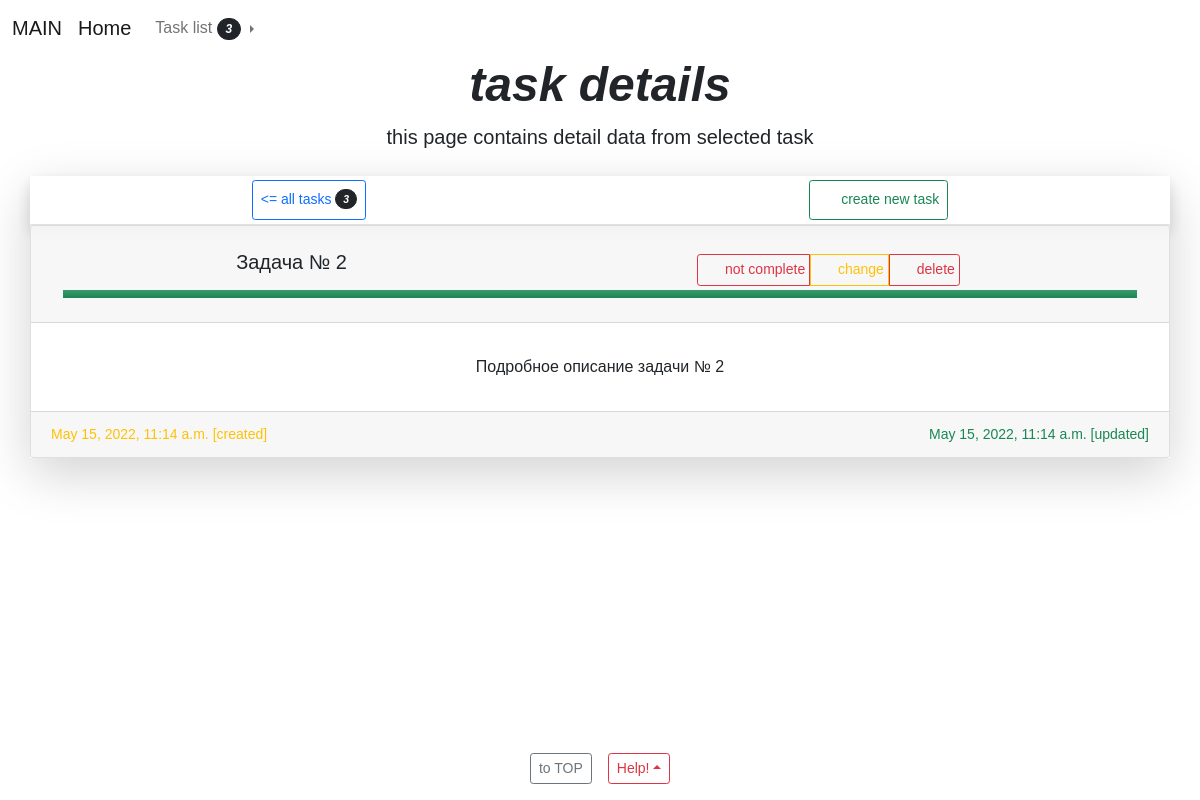
The page /task/3/ on the database its author committed.
### app_django/models.py (models this page shows, shortened)
class Task(models.Model):
    title = models.CharField(
        db_column='title_db_column',
        db_index=True,
        db_tablespace='title_db_tablespace',
        error_messages=False,
        primary_key=False,
        validators=[MinLengthValidator(0), MaxLengthValidator(300), ],
        unique=False,
        editable=True,
        blank=True,
        null=True,
        default='',
        verbose_name='Заголовок',
        help_text='<small class="text-muted">CharField [0, 300]</small><hr><br>',
        max_length=300,
    )
    description = models.TextField(
        db_column='description_db_column',
        db_index=True,
        db_tablespace='description_db_tablespace',
        error_messages=False,
        primary_key=False,
        validators=[MinLengthValidator(0), MaxLengthValidator(3000), ],
        unique=False,
        editable=True,
        blank=True,
        null=True,
        default="",
        verbose_name='Описание',
        help_text='<small class="text-muted">TextField [0, 3000]</small><hr><br>',
        max_length=3000,
    )
    is_completed = models.BooleanField(
        db_column='is_completed_db_column',
        db_index=True,
        db_tablespace='is_completed_db_tablespace',
        error_messages=False,
        primary_key=False,
        unique=False,
        editable=True,
        blank=True,
        null=False,
        default=False,
        verbose_name='Статус выполнения',
        help_text='<small class="text-muted">BooleanField</small><hr><br>',
    )
    created = models.DateTimeField(
        db_column='created_db_column',
        db_index=True,
        db_tablespace='created_db_tablespace',
        error_messages=False,
        primary_key=False,
        unique=False,
        editable=True,
        blank=True,
        null=True,
        default=timezone.now,
        verbose_name='Дата и время создания',
        help_text='<small class="text-muted">DateTimeField</small><hr><br>',
        auto_now=False,
        auto_now_add=False,
    )
    updated = models.DateTimeField(
        db_column='updated_db_column',
        db_index=True,
        db_tablespace='updated_db_tablespace',
        error_messages=False,
        primary_key=False,
        unique=False,
        editable=True,
        blank=True,
        null=True,
        default=timezone.now,
        verbose_name='Дата и время обновления',
        help_text='<small class="text-muted">DateTimeField</small><hr><br>',
        auto_now=False,
        auto_now_add=False,
    )
    class Meta:
        app_label = 'app_django'
        ordering = ('-updated',)
        verbose_name = 'Task'
        verbose_name_plural = 'Tasks'
        db_table = 'task_task_list_model_table'

### app_django/views.py (the view)
# urls.py: path('task/<int:task_id>/', views.read, name='read'),
def read(request, task_id=None):
    task = models.Task.objects.get(id=task_id)
    context = {
        "task": task
    }
    return render(request, 'app_task_list/pages/task_detail.html', context)

### app_django/context_processors.py (called while the page is built)
def task_count(request):
    try:
        count = models.Task.objects.all().count()
    except Exception as error:
        count = 0
        print(f"context_processors.py task_count {error}")
    return dict(task_count=count)

### app_django/templatetags/app_django_extras.py (called while the page is built)
@register.simple_tag(takes_context=True)
def text_upper_case(context, text: str):
    try:
        return str(text).upper()
    except Exception as error:
        print("error simple_tag text_upper_case: ", error)
        return ""

@register.simple_tag(takes_context=True)
def access_tag(context, slug: str):
    try:
        return True
    except Exception as error:
        print("error simple_tag access_tag: ", error)
        return True

### app_django/templates/app_task_list/pages/task_detail.html (shortened to what this page needs)
{% extends "components/base.html" %}
{% load app_django_extras %}
{% load static %}
{% block navbar %}
    {% include 'components/navbar.html' %}
{% endblock navbar %}
{% block header %}task details{% endblock header %}
{% block description %}this page contains detail data from selected task{% endblock description %}
{% block main %}
<div class="container shadow-lg m-0 p-0">
    <div class="shadow border-bottom m-0 p-0">
        <div class="d-flex justify-content-around">
            <a class="text-decoration-none lead btn btn-sm btn-outline-primary m-1 p-2" href="{% url 'app_name_task_list:read_list' %}">
                <= all tasks <i class="btn btn-sm btn-dark bg-opacity-50 badge rounded-pill">{{ task_count }}</i>
            </a>
            <a class="text-decoration-none btn btn-sm btn-outline-success m-1 p-2" href="{% url 'app_name_task_list:create' %}">
                <i class="fa-solid fa-circle-plus m-0 p-1"></i>
                create new task
            </a>
        </div>
    </div>
    <div class="row row-cols-1 row-cols-md-1 row-cols-lg-1">
        <div class="col">
            <div class="card custom-background-transparent-middle">
                <div class="card-header">
                    <div class="m-0 p-3">
                        <div class="d-flex justify-content-around">
                            <h5>{{task.title}}</h5>
                            <form action="{% url 'app_name_task_list:update' task.id %}"
                                  method="POST"
                                  target="_self"
                                  enctype="multipart/form-data"
                                  name="idea_create"
                                  autocomplete="on"
                                  class="m-0 p-0"
                            >
                                <div class="btn-group m-0 p-1">
                                    {% if task.is_completed %}
                                        <button class="btn btn-sm btn-outline-danger m-0 p-1" type="submit">
                                            <i class="fa-solid fa-circle-xmark text-danger m-0 p-1"></i>
                                            not complete
                                        </button>
                                    {% else %}
                                        <button class="btn btn-sm btn-outline-success m-0 p-1" type="submit">
                                            <i class="fa-solid fa-circle-check text-success m-0 p-1"></i>
                                            complete
                                        </button>
                                    {% endif %}
                                    <a href="{% url 'app_name_task_list:update' task.id %}" class="btn btn-sm btn-outline-warning m-0 p-1">
                                        <i class="fa-solid fa-screwdriver-wrench text-warning m-0 p-1"></i>
                                        change
                                    </a>
                                    <a href="{% url 'app_name_task_list:delete' task.id %}" class="btn btn-sm btn-outline-danger m-0 p-1">
                                        <i class="fa-solid fa-circle-minus text-danger m-0 p-1"></i>
                                        delete
                                    </a>
                                </div>
                            </form>
                        </div>
                        {% if task.is_completed %}
                            <div class="feature-icon bg-success bg-gradient text-white">
                                <p class="m-0 p-1"></p>
                            </div>
                        {% else %}
                            <div class="feature-icon bg-danger bg-gradient text-white">
                                <p class="m-0 p-1"></p>
                            </div>
                        {% endif %}
                    </div>
                </div>
                <div class="card-body">
                    <p class="m-0 p-3">{{ task.description }}</p>
                </div>
                <div class="card-footer">
                    <div class="d-flex justify-content-between m-0 p-1">
                        <small class="text-warning">
                            {{ task.created }} [created]
                        </small>
                        <small class="text-success">
                            {{ task.updated }} [updated]
                        </small>
                    </div>
                </div>
            </div>
        </div>
    </div>
</div>
{% endblock main %}
{% block footer %}
    {% include 'components/footer.html' %}
{% endblock footer %}

### static_external/css/custom.css (style rules this page uses)
.custom_body_1 { min-height: 100vh; margin: 0 !important; padding: 0 !important; background-image: url("../img/global_background_image.jpg"); background-attachment: fixed; background-size: cover; font-family: Zen Kaku Gothic Antique, sans-serif !important; }
.custom-background-transparent-middle { background: rgba( 255, 255, 255, 0.85 ) !important; }

### rows shown on the page
Task: title "Задача № 2", description "Подробное описание задачи № 2", created "May 15, 2022, 11:14 a.m.", updated "May 15, 2022, 11:14 a.m."

### other values the page prints
{{ task_count }} "3"
